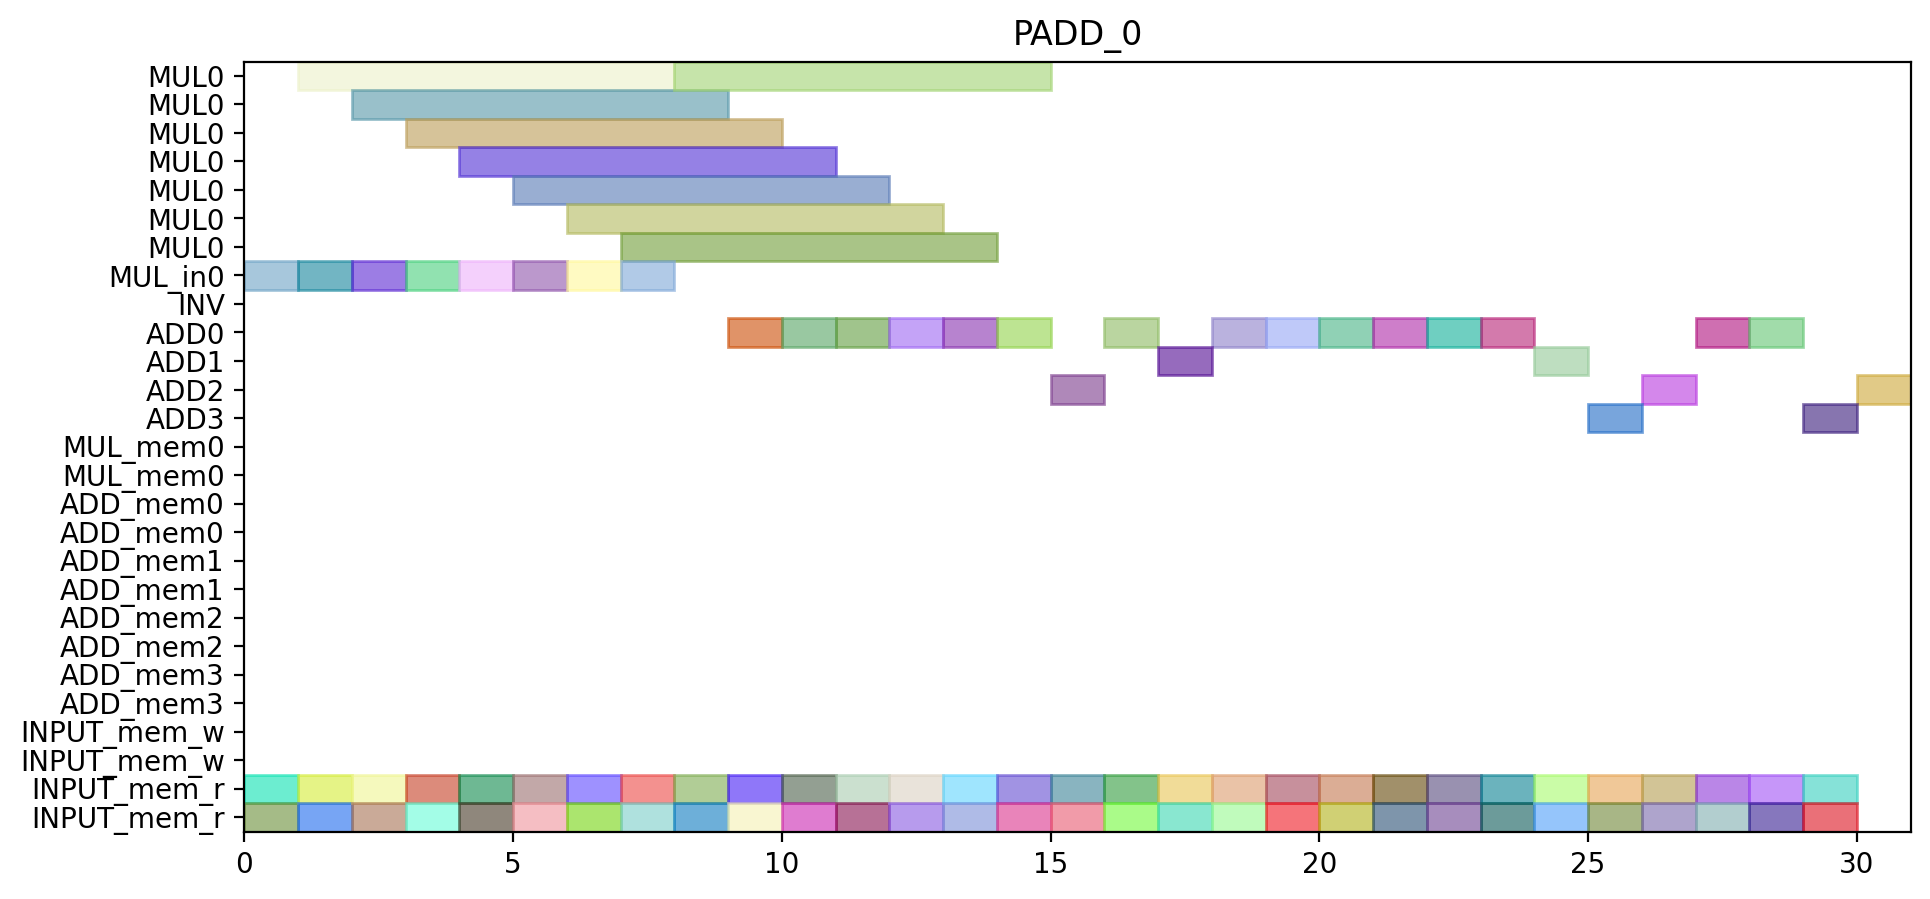

This chart was generated by the following Python code:
from pyschedule import Scenario, solvers, plotters, alt


def solve():
	horizon = 120
	S = Scenario("PADD_0", horizon=horizon)

	# resource
	MUL = S.Resources('MUL', num=1, size=7)
	MUL_in = S.Resources('MUL_in', num=1)
	INV = S.Resource('INV')
	ADD = S.Resources('ADD', num=4, periods=range(1, horizon))
	MUL_mem = S.Resources('MUL_mem', num=1, size=2)
	ADD_mem = S.Resources('ADD_mem', num=4, size=2)
	INPUT_mem_w = S.Resource('INPUT_mem_w', size=2)
	INPUT_mem_r = S.Resource('INPUT_mem_r', size=2)

	# result of previous scheduling

	# new tasks
	t0_t0_t0_in = S.Task('t0_t0_t0_in', length=1, delay_cost=1)
	t0_t0_t0_in += alt(MUL_in)
	t0_t0_t0 = S.Task('t0_t0_t0', length=7, delay_cost=1)
	t0_t0_t0 += alt(MUL)
	S += t0_t0_t0>=t0_t0_t0_in

	t0_t0_t0_mem0 = S.Task('t0_t0_t0_mem0', length=1, delay_cost=1)
	t0_t0_t0_mem0 += INPUT_mem_r
	S += t0_t0_t0_mem0 <= t0_t0_t0

	t0_t0_t0_mem1 = S.Task('t0_t0_t0_mem1', length=1, delay_cost=1)
	t0_t0_t0_mem1 += INPUT_mem_r
	S += t0_t0_t0_mem1 <= t0_t0_t0

	t0_t0_t1_in = S.Task('t0_t0_t1_in', length=1, delay_cost=1)
	t0_t0_t1_in += alt(MUL_in)
	t0_t0_t1 = S.Task('t0_t0_t1', length=7, delay_cost=1)
	t0_t0_t1 += alt(MUL)
	S += t0_t0_t1>=t0_t0_t1_in

	t0_t0_t1_mem0 = S.Task('t0_t0_t1_mem0', length=1, delay_cost=1)
	t0_t0_t1_mem0 += INPUT_mem_r
	S += t0_t0_t1_mem0 <= t0_t0_t1

	t0_t0_t1_mem1 = S.Task('t0_t0_t1_mem1', length=1, delay_cost=1)
	t0_t0_t1_mem1 += INPUT_mem_r
	S += t0_t0_t1_mem1 <= t0_t0_t1

	t0_t0_t2 = S.Task('t0_t0_t2', length=1, delay_cost=1)
	t0_t0_t2 += alt(ADD)

	t0_t0_t2_mem0 = S.Task('t0_t0_t2_mem0', length=1, delay_cost=1)
	t0_t0_t2_mem0 += INPUT_mem_r
	S += t0_t0_t2_mem0 <= t0_t0_t2

	t0_t0_t2_mem1 = S.Task('t0_t0_t2_mem1', length=1, delay_cost=1)
	t0_t0_t2_mem1 += INPUT_mem_r
	S += t0_t0_t2_mem1 <= t0_t0_t2

	t0_t0_t3 = S.Task('t0_t0_t3', length=1, delay_cost=1)
	t0_t0_t3 += alt(ADD)

	t0_t0_t3_mem0 = S.Task('t0_t0_t3_mem0', length=1, delay_cost=1)
	t0_t0_t3_mem0 += INPUT_mem_r
	S += t0_t0_t3_mem0 <= t0_t0_t3

	t0_t0_t3_mem1 = S.Task('t0_t0_t3_mem1', length=1, delay_cost=1)
	t0_t0_t3_mem1 += INPUT_mem_r
	S += t0_t0_t3_mem1 <= t0_t0_t3

	t0_t1_t0_in = S.Task('t0_t1_t0_in', length=1, delay_cost=1)
	t0_t1_t0_in += alt(MUL_in)
	t0_t1_t0 = S.Task('t0_t1_t0', length=7, delay_cost=1)
	t0_t1_t0 += alt(MUL)
	S += t0_t1_t0>=t0_t1_t0_in

	t0_t1_t0_mem0 = S.Task('t0_t1_t0_mem0', length=1, delay_cost=1)
	t0_t1_t0_mem0 += INPUT_mem_r
	S += t0_t1_t0_mem0 <= t0_t1_t0

	t0_t1_t0_mem1 = S.Task('t0_t1_t0_mem1', length=1, delay_cost=1)
	t0_t1_t0_mem1 += INPUT_mem_r
	S += t0_t1_t0_mem1 <= t0_t1_t0

	t0_t1_t1_in = S.Task('t0_t1_t1_in', length=1, delay_cost=1)
	t0_t1_t1_in += alt(MUL_in)
	t0_t1_t1 = S.Task('t0_t1_t1', length=7, delay_cost=1)
	t0_t1_t1 += alt(MUL)
	S += t0_t1_t1>=t0_t1_t1_in

	t0_t1_t1_mem0 = S.Task('t0_t1_t1_mem0', length=1, delay_cost=1)
	t0_t1_t1_mem0 += INPUT_mem_r
	S += t0_t1_t1_mem0 <= t0_t1_t1

	t0_t1_t1_mem1 = S.Task('t0_t1_t1_mem1', length=1, delay_cost=1)
	t0_t1_t1_mem1 += INPUT_mem_r
	S += t0_t1_t1_mem1 <= t0_t1_t1

	t0_t1_t2 = S.Task('t0_t1_t2', length=1, delay_cost=1)
	t0_t1_t2 += alt(ADD)

	t0_t1_t2_mem0 = S.Task('t0_t1_t2_mem0', length=1, delay_cost=1)
	t0_t1_t2_mem0 += INPUT_mem_r
	S += t0_t1_t2_mem0 <= t0_t1_t2

	t0_t1_t2_mem1 = S.Task('t0_t1_t2_mem1', length=1, delay_cost=1)
	t0_t1_t2_mem1 += INPUT_mem_r
	S += t0_t1_t2_mem1 <= t0_t1_t2

	t0_t1_t3 = S.Task('t0_t1_t3', length=1, delay_cost=1)
	t0_t1_t3 += alt(ADD)

	t0_t1_t3_mem0 = S.Task('t0_t1_t3_mem0', length=1, delay_cost=1)
	t0_t1_t3_mem0 += INPUT_mem_r
	S += t0_t1_t3_mem0 <= t0_t1_t3

	t0_t1_t3_mem1 = S.Task('t0_t1_t3_mem1', length=1, delay_cost=1)
	t0_t1_t3_mem1 += INPUT_mem_r
	S += t0_t1_t3_mem1 <= t0_t1_t3

	t0_t20 = S.Task('t0_t20', length=1, delay_cost=1)
	t0_t20 += alt(ADD)

	t0_t20_mem0 = S.Task('t0_t20_mem0', length=1, delay_cost=1)
	t0_t20_mem0 += INPUT_mem_r
	S += t0_t20_mem0 <= t0_t20

	t0_t20_mem1 = S.Task('t0_t20_mem1', length=1, delay_cost=1)
	t0_t20_mem1 += INPUT_mem_r
	S += t0_t20_mem1 <= t0_t20

	t0_t21 = S.Task('t0_t21', length=1, delay_cost=1)
	t0_t21 += alt(ADD)

	t0_t21_mem0 = S.Task('t0_t21_mem0', length=1, delay_cost=1)
	t0_t21_mem0 += INPUT_mem_r
	S += t0_t21_mem0 <= t0_t21

	t0_t21_mem1 = S.Task('t0_t21_mem1', length=1, delay_cost=1)
	t0_t21_mem1 += INPUT_mem_r
	S += t0_t21_mem1 <= t0_t21

	t0_t30 = S.Task('t0_t30', length=1, delay_cost=1)
	t0_t30 += alt(ADD)

	t0_t30_mem0 = S.Task('t0_t30_mem0', length=1, delay_cost=1)
	t0_t30_mem0 += INPUT_mem_r
	S += t0_t30_mem0 <= t0_t30

	t0_t30_mem1 = S.Task('t0_t30_mem1', length=1, delay_cost=1)
	t0_t30_mem1 += INPUT_mem_r
	S += t0_t30_mem1 <= t0_t30

	t0_t31 = S.Task('t0_t31', length=1, delay_cost=1)
	t0_t31 += alt(ADD)

	t0_t31_mem0 = S.Task('t0_t31_mem0', length=1, delay_cost=1)
	t0_t31_mem0 += INPUT_mem_r
	S += t0_t31_mem0 <= t0_t31

	t0_t31_mem1 = S.Task('t0_t31_mem1', length=1, delay_cost=1)
	t0_t31_mem1 += INPUT_mem_r
	S += t0_t31_mem1 <= t0_t31

	t2_t0_t0_in = S.Task('t2_t0_t0_in', length=1, delay_cost=1)
	t2_t0_t0_in += alt(MUL_in)
	t2_t0_t0 = S.Task('t2_t0_t0', length=7, delay_cost=1)
	t2_t0_t0 += alt(MUL)
	S += t2_t0_t0>=t2_t0_t0_in

	t2_t0_t0_mem0 = S.Task('t2_t0_t0_mem0', length=1, delay_cost=1)
	t2_t0_t0_mem0 += INPUT_mem_r
	S += t2_t0_t0_mem0 <= t2_t0_t0

	t2_t0_t0_mem1 = S.Task('t2_t0_t0_mem1', length=1, delay_cost=1)
	t2_t0_t0_mem1 += INPUT_mem_r
	S += t2_t0_t0_mem1 <= t2_t0_t0

	t2_t0_t1_in = S.Task('t2_t0_t1_in', length=1, delay_cost=1)
	t2_t0_t1_in += alt(MUL_in)
	t2_t0_t1 = S.Task('t2_t0_t1', length=7, delay_cost=1)
	t2_t0_t1 += alt(MUL)
	S += t2_t0_t1>=t2_t0_t1_in

	t2_t0_t1_mem0 = S.Task('t2_t0_t1_mem0', length=1, delay_cost=1)
	t2_t0_t1_mem0 += INPUT_mem_r
	S += t2_t0_t1_mem0 <= t2_t0_t1

	t2_t0_t1_mem1 = S.Task('t2_t0_t1_mem1', length=1, delay_cost=1)
	t2_t0_t1_mem1 += INPUT_mem_r
	S += t2_t0_t1_mem1 <= t2_t0_t1

	t2_t0_t2 = S.Task('t2_t0_t2', length=1, delay_cost=1)
	t2_t0_t2 += alt(ADD)

	t2_t0_t2_mem0 = S.Task('t2_t0_t2_mem0', length=1, delay_cost=1)
	t2_t0_t2_mem0 += INPUT_mem_r
	S += t2_t0_t2_mem0 <= t2_t0_t2

	t2_t0_t2_mem1 = S.Task('t2_t0_t2_mem1', length=1, delay_cost=1)
	t2_t0_t2_mem1 += INPUT_mem_r
	S += t2_t0_t2_mem1 <= t2_t0_t2

	t2_t0_t3 = S.Task('t2_t0_t3', length=1, delay_cost=1)
	t2_t0_t3 += alt(ADD)

	t2_t0_t3_mem0 = S.Task('t2_t0_t3_mem0', length=1, delay_cost=1)
	t2_t0_t3_mem0 += INPUT_mem_r
	S += t2_t0_t3_mem0 <= t2_t0_t3

	t2_t0_t3_mem1 = S.Task('t2_t0_t3_mem1', length=1, delay_cost=1)
	t2_t0_t3_mem1 += INPUT_mem_r
	S += t2_t0_t3_mem1 <= t2_t0_t3

	t2_t1_t0_in = S.Task('t2_t1_t0_in', length=1, delay_cost=1)
	t2_t1_t0_in += alt(MUL_in)
	t2_t1_t0 = S.Task('t2_t1_t0', length=7, delay_cost=1)
	t2_t1_t0 += alt(MUL)
	S += t2_t1_t0>=t2_t1_t0_in

	t2_t1_t0_mem0 = S.Task('t2_t1_t0_mem0', length=1, delay_cost=1)
	t2_t1_t0_mem0 += INPUT_mem_r
	S += t2_t1_t0_mem0 <= t2_t1_t0

	t2_t1_t0_mem1 = S.Task('t2_t1_t0_mem1', length=1, delay_cost=1)
	t2_t1_t0_mem1 += INPUT_mem_r
	S += t2_t1_t0_mem1 <= t2_t1_t0

	t2_t1_t1_in = S.Task('t2_t1_t1_in', length=1, delay_cost=1)
	t2_t1_t1_in += alt(MUL_in)
	t2_t1_t1 = S.Task('t2_t1_t1', length=7, delay_cost=1)
	t2_t1_t1 += alt(MUL)
	S += t2_t1_t1>=t2_t1_t1_in

	t2_t1_t1_mem0 = S.Task('t2_t1_t1_mem0', length=1, delay_cost=1)
	t2_t1_t1_mem0 += INPUT_mem_r
	S += t2_t1_t1_mem0 <= t2_t1_t1

	t2_t1_t1_mem1 = S.Task('t2_t1_t1_mem1', length=1, delay_cost=1)
	t2_t1_t1_mem1 += INPUT_mem_r
	S += t2_t1_t1_mem1 <= t2_t1_t1

	t2_t1_t2 = S.Task('t2_t1_t2', length=1, delay_cost=1)
	t2_t1_t2 += alt(ADD)

	t2_t1_t2_mem0 = S.Task('t2_t1_t2_mem0', length=1, delay_cost=1)
	t2_t1_t2_mem0 += INPUT_mem_r
	S += t2_t1_t2_mem0 <= t2_t1_t2

	t2_t1_t2_mem1 = S.Task('t2_t1_t2_mem1', length=1, delay_cost=1)
	t2_t1_t2_mem1 += INPUT_mem_r
	S += t2_t1_t2_mem1 <= t2_t1_t2

	t2_t1_t3 = S.Task('t2_t1_t3', length=1, delay_cost=1)
	t2_t1_t3 += alt(ADD)

	t2_t1_t3_mem0 = S.Task('t2_t1_t3_mem0', length=1, delay_cost=1)
	t2_t1_t3_mem0 += INPUT_mem_r
	S += t2_t1_t3_mem0 <= t2_t1_t3

	t2_t1_t3_mem1 = S.Task('t2_t1_t3_mem1', length=1, delay_cost=1)
	t2_t1_t3_mem1 += INPUT_mem_r
	S += t2_t1_t3_mem1 <= t2_t1_t3

	t2_t20 = S.Task('t2_t20', length=1, delay_cost=1)
	t2_t20 += alt(ADD)

	t2_t20_mem0 = S.Task('t2_t20_mem0', length=1, delay_cost=1)
	t2_t20_mem0 += INPUT_mem_r
	S += t2_t20_mem0 <= t2_t20

	t2_t20_mem1 = S.Task('t2_t20_mem1', length=1, delay_cost=1)
	t2_t20_mem1 += INPUT_mem_r
	S += t2_t20_mem1 <= t2_t20

	t2_t21 = S.Task('t2_t21', length=1, delay_cost=1)
	t2_t21 += alt(ADD)

	t2_t21_mem0 = S.Task('t2_t21_mem0', length=1, delay_cost=1)
	t2_t21_mem0 += INPUT_mem_r
	S += t2_t21_mem0 <= t2_t21

	t2_t21_mem1 = S.Task('t2_t21_mem1', length=1, delay_cost=1)
	t2_t21_mem1 += INPUT_mem_r
	S += t2_t21_mem1 <= t2_t21

	t2_t30 = S.Task('t2_t30', length=1, delay_cost=1)
	t2_t30 += alt(ADD)

	t2_t30_mem0 = S.Task('t2_t30_mem0', length=1, delay_cost=1)
	t2_t30_mem0 += INPUT_mem_r
	S += t2_t30_mem0 <= t2_t30

	t2_t30_mem1 = S.Task('t2_t30_mem1', length=1, delay_cost=1)
	t2_t30_mem1 += INPUT_mem_r
	S += t2_t30_mem1 <= t2_t30

	t2_t31 = S.Task('t2_t31', length=1, delay_cost=1)
	t2_t31 += alt(ADD)

	t2_t31_mem0 = S.Task('t2_t31_mem0', length=1, delay_cost=1)
	t2_t31_mem0 += INPUT_mem_r
	S += t2_t31_mem0 <= t2_t31

	t2_t31_mem1 = S.Task('t2_t31_mem1', length=1, delay_cost=1)
	t2_t31_mem1 += INPUT_mem_r
	S += t2_t31_mem1 <= t2_t31

	t7_t0_t2 = S.Task('t7_t0_t2', length=1, delay_cost=1)
	t7_t0_t2 += alt(ADD)

	t7_t0_t2_mem0 = S.Task('t7_t0_t2_mem0', length=1, delay_cost=1)
	t7_t0_t2_mem0 += INPUT_mem_r
	S += t7_t0_t2_mem0 <= t7_t0_t2

	t7_t0_t2_mem1 = S.Task('t7_t0_t2_mem1', length=1, delay_cost=1)
	t7_t0_t2_mem1 += INPUT_mem_r
	S += t7_t0_t2_mem1 <= t7_t0_t2

	t7_t1_t2 = S.Task('t7_t1_t2', length=1, delay_cost=1)
	t7_t1_t2 += alt(ADD)

	t7_t1_t2_mem0 = S.Task('t7_t1_t2_mem0', length=1, delay_cost=1)
	t7_t1_t2_mem0 += INPUT_mem_r
	S += t7_t1_t2_mem0 <= t7_t1_t2

	t7_t1_t2_mem1 = S.Task('t7_t1_t2_mem1', length=1, delay_cost=1)
	t7_t1_t2_mem1 += INPUT_mem_r
	S += t7_t1_t2_mem1 <= t7_t1_t2

	t7_t20 = S.Task('t7_t20', length=1, delay_cost=1)
	t7_t20 += alt(ADD)

	t7_t20_mem0 = S.Task('t7_t20_mem0', length=1, delay_cost=1)
	t7_t20_mem0 += INPUT_mem_r
	S += t7_t20_mem0 <= t7_t20

	t7_t20_mem1 = S.Task('t7_t20_mem1', length=1, delay_cost=1)
	t7_t20_mem1 += INPUT_mem_r
	S += t7_t20_mem1 <= t7_t20

	t7_t21 = S.Task('t7_t21', length=1, delay_cost=1)
	t7_t21 += alt(ADD)

	t7_t21_mem0 = S.Task('t7_t21_mem0', length=1, delay_cost=1)
	t7_t21_mem0 += INPUT_mem_r
	S += t7_t21_mem0 <= t7_t21

	t7_t21_mem1 = S.Task('t7_t21_mem1', length=1, delay_cost=1)
	t7_t21_mem1 += INPUT_mem_r
	S += t7_t21_mem1 <= t7_t21

	t9_t0_t2 = S.Task('t9_t0_t2', length=1, delay_cost=1)
	t9_t0_t2 += alt(ADD)

	t9_t0_t2_mem0 = S.Task('t9_t0_t2_mem0', length=1, delay_cost=1)
	t9_t0_t2_mem0 += INPUT_mem_r
	S += t9_t0_t2_mem0 <= t9_t0_t2

	t9_t0_t2_mem1 = S.Task('t9_t0_t2_mem1', length=1, delay_cost=1)
	t9_t0_t2_mem1 += INPUT_mem_r
	S += t9_t0_t2_mem1 <= t9_t0_t2

	t9_t1_t2 = S.Task('t9_t1_t2', length=1, delay_cost=1)
	t9_t1_t2 += alt(ADD)

	t9_t1_t2_mem0 = S.Task('t9_t1_t2_mem0', length=1, delay_cost=1)
	t9_t1_t2_mem0 += INPUT_mem_r
	S += t9_t1_t2_mem0 <= t9_t1_t2

	t9_t1_t2_mem1 = S.Task('t9_t1_t2_mem1', length=1, delay_cost=1)
	t9_t1_t2_mem1 += INPUT_mem_r
	S += t9_t1_t2_mem1 <= t9_t1_t2

	solvers.mip.solve(S,msg=1,kind='CPLEX',ratio_gap=1.01)

	solution = [['hoge']*len(S.solution()[1]) for i in range(len(S.solution()))]
	for i in range(len(S.solution())):
		for j in range(len(S.solution()[i])):
			solution[i][j]=str(S.solution()[i][j])
	print(solution)

	cycles = int(solution[-1][3])

	pic_file_name = "/mnt/rose/usr1/fukuda/pairing_automation_design2/bls24-509/scheduling/PADD_mul1_add4/PADD_0.png"
	if(S.solution() != []):
		plotters.matplotlib.plot(S,img_filename=pic_file_name, vertical_text=True, fig_size=(cycles*0.25+3, 5), show_task_labels=False)

	return solution
